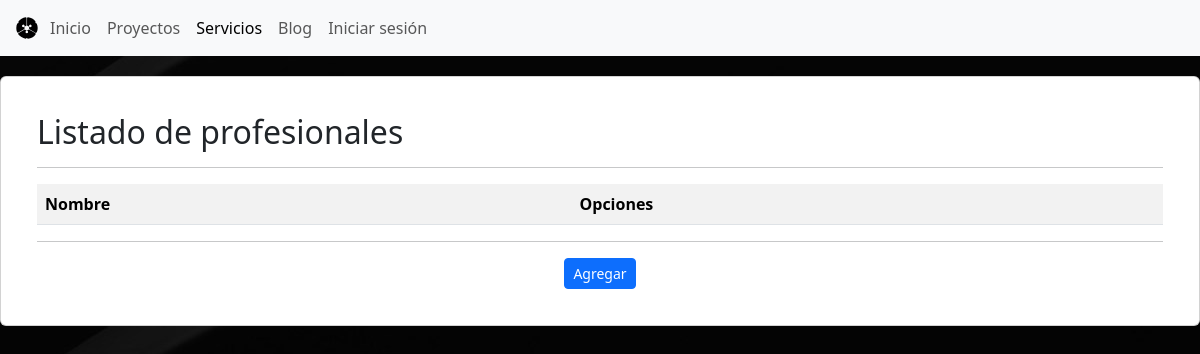
The page /blog/listar_profesional/ on the database as committed earlier.
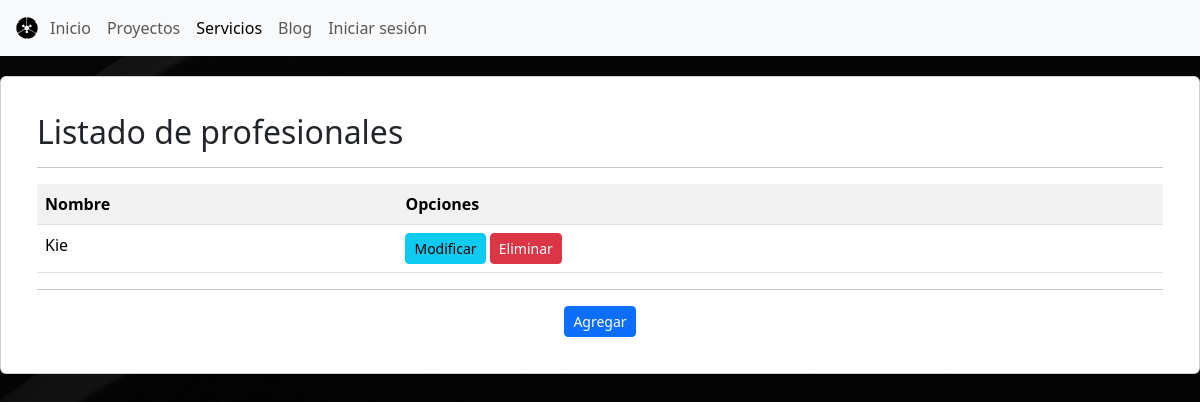
The same page on the database as committed later.
### blog/models.py (models this page shows, shortened)
class especialista (models.Model):
    nombre = models.CharField(max_length=50)
    Imagen = models.ImageField()

### blog/views.py (the view)
# urls.py: path("listar_profesional/",views.listar_profesional,name="listar_profesional"),
def listar_profesional(request):
 especialistas = especialista.objects.all()
 data={
     'especialistas':especialistas
    }
 return render(request,"pages/listar_profesional.html",data)

### blog/templates/pages/listar_profesional.html (shortened to what this page needs)
<!DOCTYPE html>
<html lang="en">
<head>
    {% load static %}
    <link rel="stylesheet" href="{% static 'css/bootstrap.min.css' %}">
    <link rel="stylesheet" href="{% static 'css/custom.css' %}">
    <link rel="stylesheet" href="https://cdnjs.cloudflare.com/ajax/libs/font-awesome/6.5.2/css/all.min.css">
</head>
<body>
    <header>
        <nav class="navbar navbar-expand-lg bg-body-tertiary">
            <div class="container-fluid">
                <img src="{% static 'img/icono.svg' %}" alt="Bootstrap" width="30" height="24">
                <div class="collapse navbar-collapse" id="navbarSupportedContent">
                    <ul class="navbar-nav me-auto mb-2 mb-lg-0">
                        <li class="nav-item">
                            <a class="nav-link" aria-current="page" href="{% url 'index' %}">Inicio</a>
                        </li>
                        <li class="nav-item">
                            <a class="nav-link" href="{% url 'proyectos' %}">Proyectos</a>
                        </li>
                        <li class="nav-item">
                            <a class="nav-link active" href="{% url 'servicios' %}">Servicios</a>
                        </li>
                        <li class="nav-item">
                            <a class="nav-link" href="{% url 'blog' %}">Blog</a>
                        </li>
                        {% if user.is_authenticated %}
                            <li class="nav-item">
                                <a class="nav-link" href="{% url 'logout' %}">Cerrar sesión</a>
                            </li>
                            <li >
                              <a class="nav-link" href="#">@{{ user.username }}</a>
                            </li>
                        {% else %}
                            <li class="nav-item">
                                <a class="nav-link" href="{% url 'login' %}">Iniciar sesión</a>
                            </li>
                        {% endif %}
                    </ul>
                </div>
            </div>
        </nav>
    </header>
    <div class="card">
        <card class="card-body">
            <h2>Listado de profesionales</h2>
            <hr>
            <table class="table table-striped table-hover table-responsive-sm">
                <tr>
                    <th>Nombre</th>
                    <th>Opciones</th>
                </tr>
                {% for p in especialistas %}
                    <tr>
                        <td>{{ p.nombre | title }}</td>
                        <td>
                            <a href="{% url 'modificar_profesional' p.id%}" class="btn btn-info btn-sm">Modificar</a>
                            <a href="{% url 'eliminar_profesional' p.id%}" class="btn btn-danger btn-sm">Eliminar</a>
                        </td>
                    </tr>
                {% endfor %}
            </table>
            <hr>
            <div class="d-flex justify-content-center mt-3">
                <a href="{% url 'agregar_profesional' %}" class="btn btn-primary btn-sm">Agregar</a>
            </div>
        </card>
    </div>

Rows that differ between the two databases and show on the page:
added especialista: nombre "Kie"
